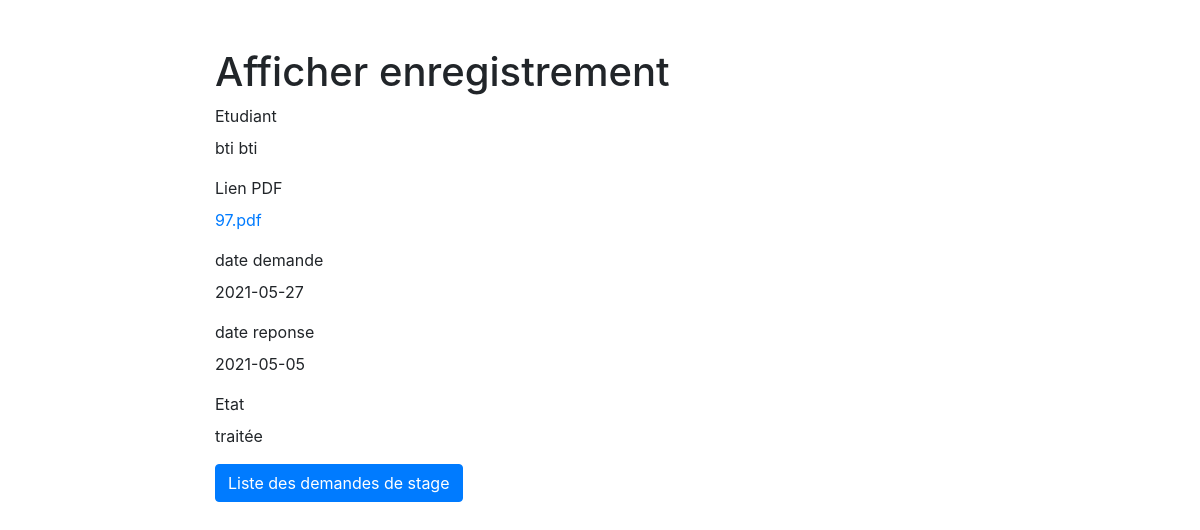
The app's page /demande_stage-read.php?id=8 with its own data.
### tables this page shows
CREATE TABLE IF NOT EXISTS `demande_stage` (
  `id` int(11) NOT NULL AUTO_INCREMENT,
  `id_etudiant` int(11) NOT NULL,
  `nom_pdf` varchar(250) NOT NULL,
  `date_demande` varchar(15) NOT NULL,
  `date_reponse` varchar(15) NOT NULL,
  `etat` int(11) NOT NULL,
  PRIMARY KEY (`id`),
  KEY `demande_stage_ibfk_1` (`id_etudiant`)
);

CREATE TABLE IF NOT EXISTS `utilisateur` (
  `id` int(11) NOT NULL AUTO_INCREMENT,
  `nom` varchar(30) NOT NULL,
  `prenom` varchar(30) NOT NULL,
  `tel` int(30) NOT NULL,
  `email` varchar(50) NOT NULL,
  `adresse` varchar(50) NOT NULL,
  `cin` varchar(10) NOT NULL,
  `login` varchar(30) NOT NULL,
  `pwd` varchar(30) NOT NULL,
  `approuver` int(11) NOT NULL,
  `type` int(11) NOT NULL,
  PRIMARY KEY (`id`),
  UNIQUE KEY `login` (`login`)
);

### function.php (called while the page is built)
<?php
function getEtudiantName($link, $id)
{
    $nom = '';
    $sql = "SELECT nom,prenom FROM utilisateur WHERE id = $id";
    if ($stmt = mysqli_prepare($link, $sql)) {
        if (mysqli_stmt_execute($stmt)) {
            $result = mysqli_stmt_get_result($stmt);
            if (mysqli_num_rows($result) == 1) {
                $row = mysqli_fetch_array($result, MYSQLI_ASSOC);
                $nom = $row["nom"] . ' ' . $row["prenom"];
            }
        }
    }
    return $nom;
}
function getEtat($etat)
{
    if ($etat) {
        return 'traitée';
    } else {
        return 'non traitée';
    }
}

### demande_stage-read.php (the view, shortened to what this page needs)
<?php
if (isset($_GET["id"]) && !empty($_GET["id"])) {
    require_once "config.php";
    require_once "function.php";
    $sql = "SELECT * FROM demande_stage WHERE id = ?";
    if ($stmt = mysqli_prepare($link, $sql)) {
        $param_id = trim($_GET["id"]);
        if (is_int($param_id)) $__vartype = "i";
        elseif (is_string($param_id)) $__vartype = "s";
        elseif (is_numeric($param_id)) $__vartype = "d";
        else $__vartype = "b";
        mysqli_stmt_bind_param($stmt, $__vartype, $param_id);
        if (mysqli_stmt_execute($stmt)) {
            $result = mysqli_stmt_get_result($stmt);
            if (mysqli_num_rows($result) == 1) {
                $row = mysqli_fetch_array($result, MYSQLI_ASSOC);
            } else {
                header("location: error.php");
                exit();
            }
        } else {
            echo "Oops! Something went wrong. Please try again later.<br>" . $stmt->error;
        }
    }
    $nomm = getEtudiantName($link, $row["id_etudiant"]);
} else {
    header("location: error.php");
    exit();
}
?>
<!DOCTYPE html>
<html lang="en">
<head>
    <link rel="stylesheet" href="https://stackpath.bootstrapcdn.com/bootstrap/4.5.0/css/bootstrap.min.css">
</head>
<body>
    <section class="pt-5">
        <div class="container-fluid">
            <div class="row">
                <div class="col-md-8 mx-auto">
                    <div class="page-header">
                        <h1>Afficher enregistrement</h1>
                    </div>
                    <div class="form-group">
                        <label>Etudiant</label>
                        <p class="form-control-static"><?php echo $nomm; ?></p>
                    </div>
                    <div class="form-group">
                        <label>Lien PDF</label>
                        <p class="form-control-static">
                            <a href='/stages_/stages/demandes/<?php echo $row["nom_pdf"]; ?>'><?php echo $row["nom_pdf"]; ?></a>
                        </p>
                    </div>
                    <div class="form-group">
                        <label>date demande</label>
                        <p class="form-control-static"><?php echo $row["date_demande"]; ?></p>
                    </div>
                    <div class="form-group">
                        <label>date reponse</label>
                        <p class="form-control-static"><?php echo $row["date_reponse"]; ?></p>
                    </div>
                    <div class="form-group">
                        <label>Etat</label>
                        <p class="form-control-static"><?php echo getEtat($row["etat"]); ?></p>
                    </div>
                    <p><a href="demande_stage-index.php" class="btn btn-primary">Liste des demandes de stage</a></p>
                </div>
            </div>
        </div>
    </section>
</body>
</html>

### records on screen
demande_stage: id_etudiant.prenom "bti bti", nom_pdf "97.pdf", date_demande "2021-05-27", date_reponse "2021-05-05", etat "traitée"
